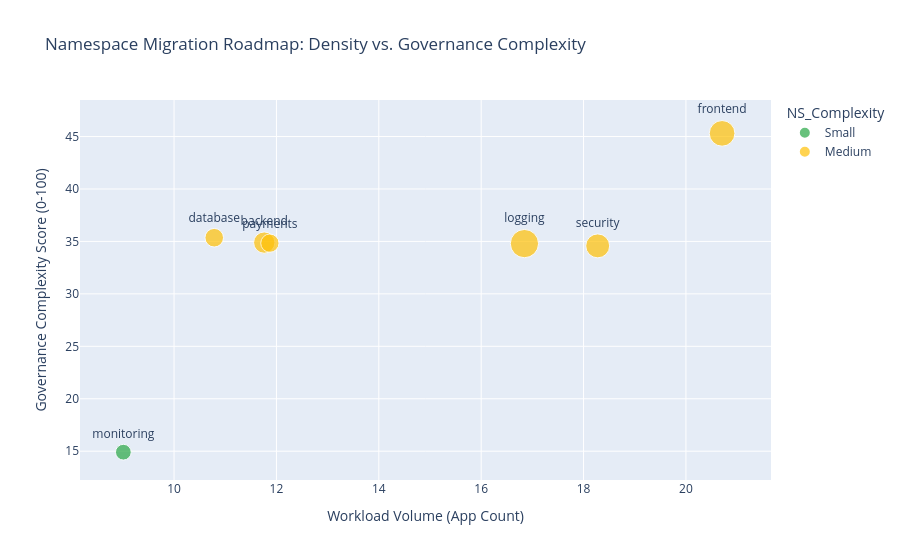

The cell this chart's notebook holds for it:
### Code cell
import numpy as np

# Create a copy for plotting to avoid changing your real data
plot_df = ns_df.copy()

# Add a tiny bit of random noise so overlapping bubbles become visible
# 0.2 is small enough to not change the meaning but large enough to see the gap
plot_df['App_Count_Jitter'] = plot_df['App_Count'] + np.random.uniform(-0.3, 0.3, len(plot_df))
plot_df['NS_Score_Jitter'] = plot_df['NS_Score'] + np.random.uniform(-0.5, 0.5, len(plot_df))

fig_ns = px.scatter(plot_df, 
                    x='App_Count_Jitter',  # Use jittered X
                    y='NS_Score_Jitter',    # Use jittered Y
                    size='Total_Mem_GiB', 
                    color='NS_Complexity',
                    hover_name='Namespace', # This will show which name is which
                    text='Namespace',       # OPTIONAL: This adds the name next to the bubble
                    title="Namespace Migration Roadmap: Density vs. Governance Complexity",
                    color_discrete_map=color_map,
                    category_orders={"NS_Complexity": ["Small", "Medium", "Large", "X-Large"]})

# Make the labels look nice
fig_ns.update_traces(textposition='top center')
fig_ns.update_layout(
    xaxis_title="Workload Volume (App Count)",
    yaxis_title="Governance Complexity Score (0-100)"
)

fig_ns.show()

### Figure 1 — Plotly figure (JSON) as saved in the notebook; plotly's stock layout.template omitted (floating-point values rounded to 4 significant figures)
{"data": [{"hovertemplate": "<b>%{hovertext}</b><br><br>NS_Complexity=Small<br>App_Count_Jitter=%{x}<br>NS_Score_Jitter=%{y}<br>Total_Mem_GiB=%{marker.size}<br>Namespace=%{text}<extra></extra>", "hovertext": ["monitoring"], "legendgroup": "Small", "marker": {"color": "#28a745", "size": [11.5], "sizemode": "area", "sizeref": 0.0925, "symbol": "circle"}, "mode": "markers+text", "name": "Small", "orientation": "v", "showlegend": true, "text": ["monitoring"], "textposition": "top center", "type": "scatter", "x": [9.01], "xaxis": "x", "y": [14.91], "yaxis": "y"}, {"hovertemplate": "<b>%{hovertext}</b><br><br>NS_Complexity=Medium<br>App_Count_Jitter=%{x}<br>NS_Score_Jitter=%{y}<br>Total_Mem_GiB=%{marker.size}<br>Namespace=%{text}<extra></extra>", "hovertext": ["backend", "database", "frontend", "logging", "payments", "security"], "legendgroup": "Medium", "marker": {"color": "#ffc107", "size": [21.0, 16.0, 30.5, 37.0, 15.5, 26.5], "sizemode": "area", "sizeref": 0.0925, "symbol": "circle"}, "mode": "markers+text", "name": "Medium", "orientation": "v", "showlegend": true, "text": ["backend", "database", "frontend", "logging", "payments", "security"], "textposition": "top center", "type": "scatter", "x": [11.76, 10.78, 20.71, 16.84, 11.87, 18.28], "xaxis": "x", "y": [34.89, 35.35, 45.3, 34.79, 34.84, 34.58], "yaxis": "y"}], "layout": {"legend": {"itemsizing": "constant", "title": {"text": "NS_Complexity"}, "tracegroupgap": 0}, "title": {"text": "Namespace Migration Roadmap: Density vs. Governance Complexity"}, "xaxis": {"anchor": "y", "domain": [0, 1], "title": {"text": "Workload Volume (App Count)"}}, "yaxis": {"anchor": "x", "domain": [0, 1], "title": {"text": "Governance Complexity Score (0-100)"}}}}
